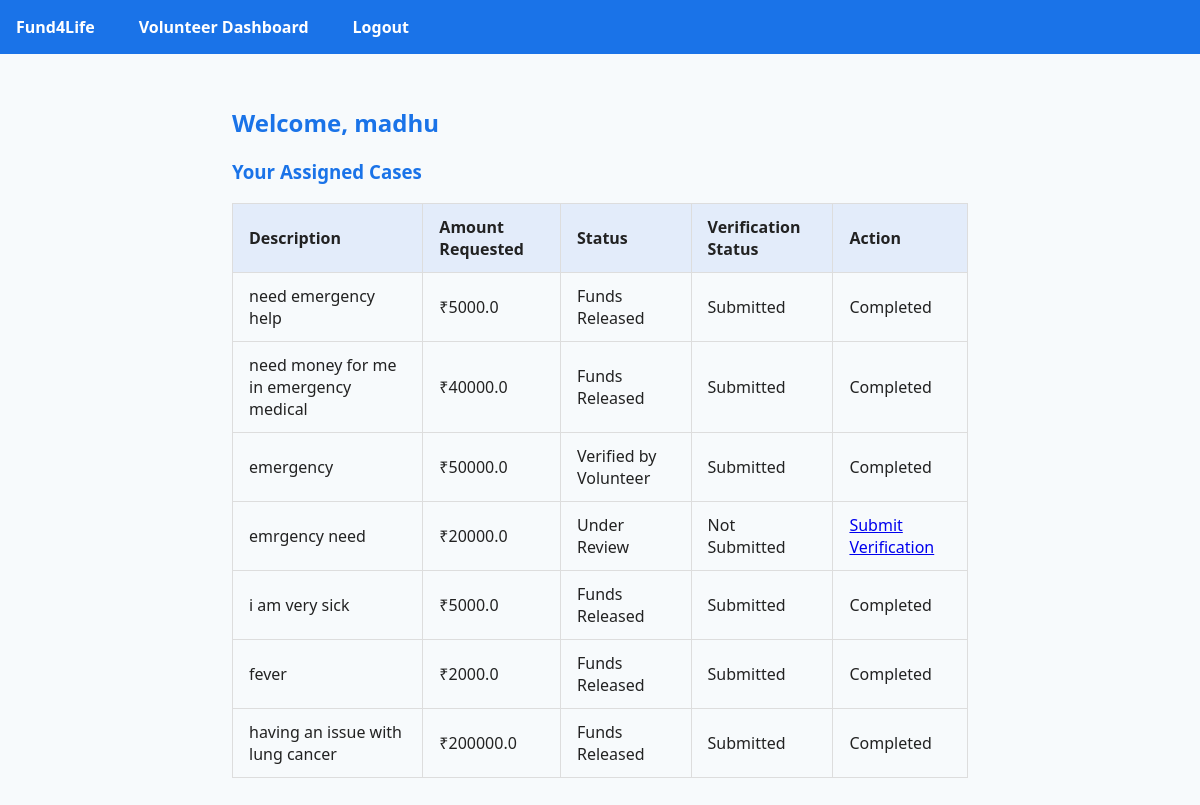
Page /volunteer/dashboard (signed in) on the committed database.
### models/volunteer.py (models this page shows)
class Volunteer(db.Model):
    __tablename__ = 'volunteer'
    id = db.Column(db.Integer, primary_key=True)
    name = db.Column(db.String(120), nullable=False)
    email = db.Column(db.String(120), unique=True, nullable=False)
    phone = db.Column(db.String(20), nullable=True)
    password = db.Column(db.String(200), nullable=False)

### models/emergency_case.py (models this page shows)
class EmergencyCase(db.Model):
    __tablename__ = 'emergency_case'
    id = db.Column(db.Integer, primary_key=True)
    donor_id = db.Column(db.Integer, db.ForeignKey('donor.id'), nullable=False)
    description = db.Column(db.String(500), nullable=False)
    amount_requested = db.Column(db.Float, nullable=False)
    status = db.Column(db.String(20), default='Pending')
    assigned_ngo = db.Column(db.Integer, db.ForeignKey('ngo.id'), nullable=True)
    assigned_volunteer = db.Column(db.Integer, db.ForeignKey('volunteer.id'), nullable=True)  # Add this field
    created_at = db.Column(db.DateTime, server_default=db.func.now())
    document_filename = db.Column(db.String(300), nullable=True)

### volunteer.py (the view)
@volunteer_bp.route('/dashboard')
@volunteer_required
def dashboard():
    volunteer = Volunteer.query.get(session['volunteer_id'])
    assigned_cases = EmergencyCase.query.filter_by(assigned_volunteer=volunteer.id).all()
    case_details = []
    for case in assigned_cases:
        verification_report = VerificationReport.query.filter_by(case_id=case.id, volunteer_id=volunteer.id).order_by(VerificationReport.submitted_at.desc()).first()
        verification_status = "Not Submitted"
        if verification_report:
            verification_status = "Submitted"
        case_details.append({
            'case': case,
            'verification_status': verification_status,
            'verification_report': verification_report
        })
    return render_template('volunteer/dashboard.html', volunteer=volunteer, case_details=case_details)

### volunteer.py (called while the page is built)
def volunteer_required(f):
    from functools import wraps
    @wraps(f)
    def decorated(*args, **kwargs):
        if 'volunteer_id' not in session:
            flash('Please log in as volunteer.', 'danger')
            return redirect(url_for('volunteer_auth.login'))
        return f(*args, **kwargs)
    return decorated

### templates/volunteer/dashboard.html
{% extends 'base.html' %}
{% block content %}
<h2>Welcome, {{ volunteer.name }}</h2>
<h3>Your Assigned Cases</h3>
{% if case_details %}
<table border="1" cellpadding="6">
    <thead>
        <tr>
            <th>Description</th>
            <th>Amount Requested</th>
            <th>Status</th>
            <th>Verification Status</th>
            <th>Action</th>
        </tr>
    </thead>
    <tbody>
        {% for item in case_details %}
        <tr>
            <td>{{ item.case.description }}</td>
            <td>₹{{ item.case.amount_requested }}</td>
            <td>{{ item.case.status }}</td>
            <td>{{ item.verification_status }}</td>
            <td>
                {% if item.verification_status == 'Not Submitted' %}
                <a href="{{ url_for('volunteer.submit_verification', case_id=item.case.id) }}">Submit Verification</a>
                {% else %}
                Completed
                {% endif %}
            </td>
        </tr>
        {% endfor %}
    </tbody>
</table>
{% else %}
<p>No cases assigned to you yet.</p>
{% endif %}
{% endblock %}

### templates/base.html (shortened to what this page needs)
<!DOCTYPE html>
<html lang="en">
<head>
    <link rel="stylesheet" href="{{ url_for('static', filename='css/styles.css') }}" />
</head>
<body>
<nav role="navigation" aria-label="Main navigation">
    <a href="{{ url_for('index') }}">Fund4Life</a>
    {% if session.get('donor_id') %}
        <a href="{{ url_for('donor.dashboard') }}">Donor Dashboard</a>
        <a href="{{ url_for('auth.logout') }}">Logout</a>
    {% elif session.get('ngo_id') %}
        <a href="{{ url_for('ngo.dashboard') }}">NGO Dashboard</a>
        <a href="{{ url_for('ngo.logout') }}">Logout</a>
    {% elif session.get('volunteer_id') %}
        <a href="{{ url_for('volunteer.dashboard') }}">Volunteer Dashboard</a>
        <a href="{{ url_for('volunteer_auth.logout') }}">Logout</a>
    {% elif session.get('admin_logged_in') %}
        <a href="{{ url_for('admin.dashboard') }}">Admin Dashboard</a>
        <a href="{{ url_for('admin.logout') }}">Logout</a>
    {% else %}
        <a href="{{ url_for('auth.register') }}">Register</a>
        <a href="{{ url_for('auth.login') }}">Login</a>
        <a href="{{ url_for('ngo.login') }}">NGO Login</a>
        <a href="{{ url_for('volunteer_auth.login') }}">Volunteer Login</a>
        <a href="{{ url_for('admin.login') }}">Admin Login</a>
    {% endif %}
</nav>
<main role="main">
    {% block content %}{% endblock %}
</main>
</body>
</html>

### static/css/styles.css (style rules this page uses)
body { font-family: 'Segoe UI', Tahoma, Geneva, Verdana, sans-serif; margin: 0; padding: 0; background: #f7fafc; color: #222; }
nav { background: #1a73e8; padding: 1em; display: flex; gap: 20px; flex-wrap: wrap; align-items: center; }
nav a { color: #fff; text-decoration: none; font-weight: bold; margin-right: 1.5em; }
main { padding: 2em; max-width: 800px; margin: auto; box-sizing: border-box; }
h1, h2, h3, h4 { color: #1a73e8; }
table { width: 100%; border-collapse: collapse; margin: 1em 0; }
th, td { border: 1px solid #ddd; padding: 0.75em 1em; text-align: left; }
th { background: #e3ecfa; }

### rows in the picture
Volunteer: name "madhu"
EmergencyCase: case.description "need emergency help", case.amount_requested "5000.0", case.status "Funds Released"
EmergencyCase: case.description "need money for me in emergency medical", case.amount_requested "40000.0", case.status "Funds Released"
EmergencyCase: case.description "emergency", case.amount_requested "50000.0", case.status "Verified by Volunteer"
EmergencyCase: case.description "emrgency need", case.amount_requested "20000.0", case.status "Under Review"
EmergencyCase: case.description "i am very sick", case.amount_requested "5000.0", case.status "Funds Released"
EmergencyCase: case.description "fever", case.amount_requested "2000.0", case.status "Funds Released"
EmergencyCase: case.description "having an issue with lung cancer", case.amount_requested "200000.0", case.status "Funds Released"

### other values in the picture
{{ item.verification_status }} "Submitted" "Submitted" "Submitted" "Not Submitted" "Submitted" "Submitted" "Submitted"
